Frame 1 (no input): blank canvas, image omitted
Frame 60 (the mouse pressed at the canvas centre just before this capture): blank canvas, image omitted
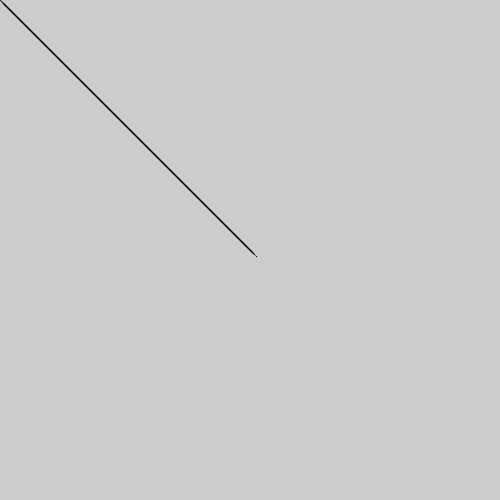
Frame 120 (the mouse held since frame 60 and released just before this capture)

The Processing sketch whose frames 1 and 60 were blank and that drew this single picture after the mouse press (run headless with seeded random() and noise(); from frame 60 on, the mouse is pressed at the canvas centre):

// Processing sketch: processing_11630
// ── processing_11630.pde

void setup(){
  size(500, 500);
  smooth();
}

void draw(){
  if(mousePressed == true){
    blurredLine(pmouseX, pmouseY, mouseX, mouseY);
  }
}

void blurredLine(float x1, float y1, float x2, float y2){
  stroke(0, random(200, 250));
  line(    x1,     y1,     x2,     y2);
  line(x1 + 2, y1 + 2, x2 + 2, y2 + 2);
  line(x1 + 3, y1 + 3, x2 + 3, y2 + 3);
  stroke(0, random(100, 200));
  line(x1 + 4, y1 + 4, x2 + 4, y2 + 4);
  line(x1 + 6, y1 + 6, x2 + 6, y2 + 6);
}

void keyPressed(){
  save("blurredLine.png");
}
